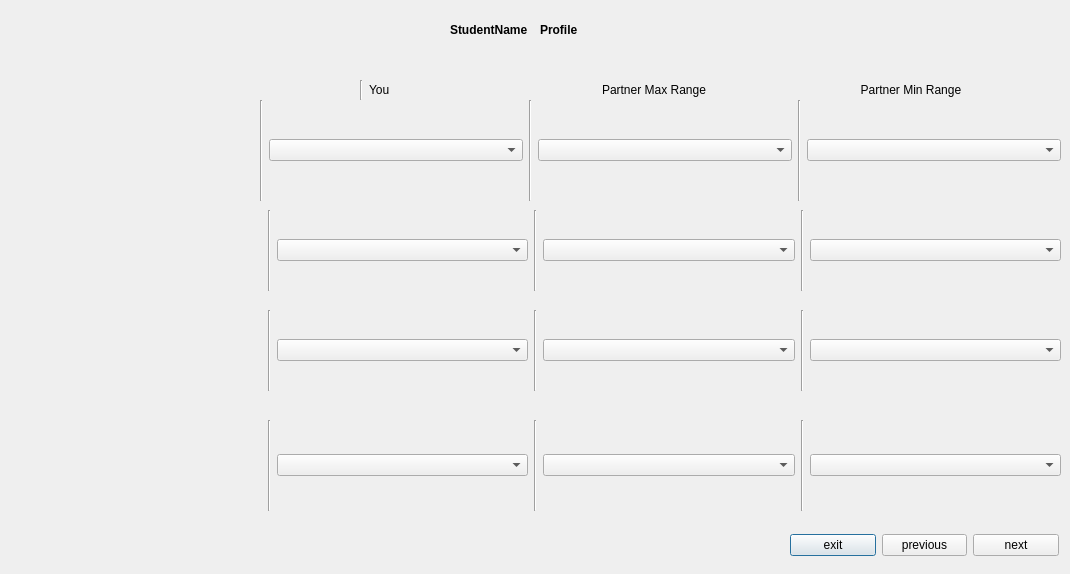
<?xml version="1.0" encoding="UTF-8"?>
<ui version="4.0">
 <class>ManageProfileWindow</class>
 <widget class="QDialog" name="ManageProfileWindow">
  <property name="geometry">
   <rect>
    <x>0</x>
    <y>0</y>
    <width>1070</width>
    <height>574</height>
   </rect>
  </property>
  <property name="windowTitle">
   <string>Profile</string>
  </property>
  <widget class="QWidget" name="layoutWidget">
   <property name="geometry">
    <rect>
     <x>10</x>
     <y>210</y>
     <width>1051</width>
     <height>81</height>
    </rect>
   </property>
   <layout class="QHBoxLayout" name="horizontalLayout_4">
    <item>
     <widget class="QLabel" name="questionTwoLbl">
      <property name="font">
       <font>
        <weight>75</weight>
        <bold>true</bold>
       </font>
      </property>
      <property name="text">
       <string/>
      </property>
     </widget>
    </item>
    <item>
     <widget class="Line" name="line_12">
      <property name="orientation">
       <enum>Qt::Vertical</enum>
      </property>
     </widget>
    </item>
    <item>
     <widget class="QComboBox" name="questionTwoCB"/>
    </item>
    <item>
     <widget class="Line" name="line_2">
      <property name="orientation">
       <enum>Qt::Vertical</enum>
      </property>
     </widget>
    </item>
    <item>
     <widget class="QComboBox" name="questionTwoMinCB"/>
    </item>
    <item>
     <widget class="Line" name="line_7">
      <property name="orientation">
       <enum>Qt::Vertical</enum>
      </property>
     </widget>
    </item>
    <item>
     <widget class="QComboBox" name="questionTWoMaxCB"/>
    </item>
   </layout>
  </widget>
  <widget class="QWidget" name="layoutWidget_2">
   <property name="geometry">
    <rect>
     <x>10</x>
     <y>310</y>
     <width>1051</width>
     <height>81</height>
    </rect>
   </property>
   <layout class="QHBoxLayout" name="horizontalLayout_5">
    <item>
     <widget class="QLabel" name="questionThreeLbl">
      <property name="font">
       <font>
        <weight>75</weight>
        <bold>true</bold>
       </font>
      </property>
      <property name="text">
       <string/>
      </property>
     </widget>
    </item>
    <item>
     <widget class="Line" name="line_11">
      <property name="orientation">
       <enum>Qt::Vertical</enum>
      </property>
     </widget>
    </item>
    <item>
     <widget class="QComboBox" name="questionThreeCB"/>
    </item>
    <item>
     <widget class="Line" name="line_3">
      <property name="orientation">
       <enum>Qt::Vertical</enum>
      </property>
     </widget>
    </item>
    <item>
     <widget class="QComboBox" name="questionThreeMaxCB"/>
    </item>
    <item>
     <widget class="Line" name="line_6">
      <property name="orientation">
       <enum>Qt::Vertical</enum>
      </property>
     </widget>
    </item>
    <item>
     <widget class="QComboBox" name="questionThreeMinCB"/>
    </item>
   </layout>
  </widget>
  <widget class="QWidget" name="layoutWidget_3">
   <property name="geometry">
    <rect>
     <x>10</x>
     <y>420</y>
     <width>1051</width>
     <height>91</height>
    </rect>
   </property>
   <layout class="QHBoxLayout" name="horizontalLayout_6">
    <item>
     <widget class="QLabel" name="questionFourLbl">
      <property name="font">
       <font>
        <weight>75</weight>
        <bold>true</bold>
       </font>
      </property>
      <property name="text">
       <string/>
      </property>
     </widget>
    </item>
    <item>
     <widget class="Line" name="line_13">
      <property name="orientation">
       <enum>Qt::Vertical</enum>
      </property>
     </widget>
    </item>
    <item>
     <widget class="QComboBox" name="questionFourCB"/>
    </item>
    <item>
     <widget class="Line" name="line_4">
      <property name="orientation">
       <enum>Qt::Vertical</enum>
      </property>
     </widget>
    </item>
    <item>
     <widget class="QComboBox" name="questionFourMaxCB"/>
    </item>
    <item>
     <widget class="Line" name="line_5">
      <property name="orientation">
       <enum>Qt::Vertical</enum>
      </property>
     </widget>
    </item>
    <item>
     <widget class="QComboBox" name="questionFourMinCB"/>
    </item>
   </layout>
  </widget>
  <widget class="QWidget" name="layoutWidget">
   <property name="geometry">
    <rect>
     <x>790</x>
     <y>530</y>
     <width>269</width>
     <height>30</height>
    </rect>
   </property>
   <layout class="QHBoxLayout" name="horizontalLayout">
    <item>
     <widget class="QPushButton" name="exitBtn">
      <property name="text">
       <string>exit</string>
      </property>
     </widget>
    </item>
    <item>
     <widget class="QPushButton" name="prevBtn">
      <property name="text">
       <string>previous</string>
      </property>
     </widget>
    </item>
    <item>
     <widget class="QPushButton" name="nextBtn">
      <property name="text">
       <string>next</string>
      </property>
     </widget>
    </item>
   </layout>
  </widget>
  <widget class="QWidget" name="layoutWidget">
   <property name="geometry">
    <rect>
     <x>450</x>
     <y>20</y>
     <width>173</width>
     <height>20</height>
    </rect>
   </property>
   <layout class="QHBoxLayout" name="horizontalLayout_2">
    <item>
     <widget class="QLabel" name="StudentNameLbl">
      <property name="font">
       <font>
        <weight>75</weight>
        <bold>true</bold>
       </font>
      </property>
      <property name="text">
       <string>StudentName</string>
      </property>
     </widget>
    </item>
    <item>
     <widget class="QLabel" name="profileLbl">
      <property name="font">
       <font>
        <weight>75</weight>
        <bold>true</bold>
       </font>
      </property>
      <property name="text">
       <string>Profile</string>
      </property>
     </widget>
    </item>
   </layout>
  </widget>
  <widget class="QWidget" name="layoutWidget">
   <property name="geometry">
    <rect>
     <x>0</x>
     <y>100</y>
     <width>1061</width>
     <height>101</height>
    </rect>
   </property>
   <layout class="QHBoxLayout" name="horizontalLayout_3">
    <item>
     <widget class="QLabel" name="questionOneLbl">
      <property name="font">
       <font>
        <weight>75</weight>
        <bold>true</bold>
       </font>
      </property>
      <property name="text">
       <string/>
      </property>
     </widget>
    </item>
    <item>
     <widget class="Line" name="line_10">
      <property name="orientation">
       <enum>Qt::Vertical</enum>
      </property>
     </widget>
    </item>
    <item>
     <widget class="QComboBox" name="questionOneCB"/>
    </item>
    <item>
     <widget class="Line" name="line_9">
      <property name="orientation">
       <enum>Qt::Vertical</enum>
      </property>
     </widget>
    </item>
    <item>
     <widget class="QComboBox" name="questionOneMinCB"/>
    </item>
    <item>
     <widget class="Line" name="line_8">
      <property name="orientation">
       <enum>Qt::Vertical</enum>
      </property>
     </widget>
    </item>
    <item>
     <widget class="QComboBox" name="questionOneMaxCB"/>
    </item>
   </layout>
  </widget>
  <widget class="QWidget" name="layoutWidget">
   <property name="geometry">
    <rect>
     <x>360</x>
     <y>80</y>
     <width>701</width>
     <height>20</height>
    </rect>
   </property>
   <layout class="QHBoxLayout" name="horizontalLayout_7">
    <item>
     <widget class="Line" name="line">
      <property name="orientation">
       <enum>Qt::Vertical</enum>
      </property>
     </widget>
    </item>
    <item>
     <widget class="QLabel" name="youLbl">
      <property name="font">
       <font>
        <weight>50</weight>
        <bold>false</bold>
       </font>
      </property>
      <property name="text">
       <string>You</string>
      </property>
     </widget>
    </item>
    <item>
     <widget class="QLabel" name="partnerMaxLbl">
      <property name="font">
       <font>
        <weight>50</weight>
        <bold>false</bold>
       </font>
      </property>
      <property name="text">
       <string>Partner Max Range</string>
      </property>
     </widget>
    </item>
    <item>
     <widget class="QLabel" name="partnerMinLbl">
      <property name="font">
       <font>
        <weight>50</weight>
        <bold>false</bold>
       </font>
      </property>
      <property name="text">
       <string>        Partner Min Range</string>
      </property>
     </widget>
    </item>
   </layout>
  </widget>
  <zorder>layoutWidget</zorder>
  <zorder>layoutWidget</zorder>
  <zorder>layoutWidget_2</zorder>
  <zorder>layoutWidget_3</zorder>
  <zorder>layoutWidget</zorder>
  <zorder>layoutWidget</zorder>
  <zorder>layoutWidget</zorder>
 </widget>
 <resources/>
 <connections/>
</ui>
